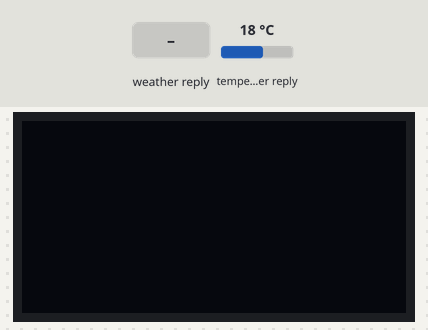
A sketch run on a simulated ESP32. Parts: 128×64 one-colour display. The test bench sets the inputs (shaded band); at power-on: temperature in the weather reply 18 °C. WiFi joins after 1.5 s; servers stay silent unless stated; web services answer with replies made up by the test bench; what the sketch prints to the serial monitor is not drawn.

Above: at 2.7 s.
2.8 s: weather in the web reply set to Clear
At 13.0 s:
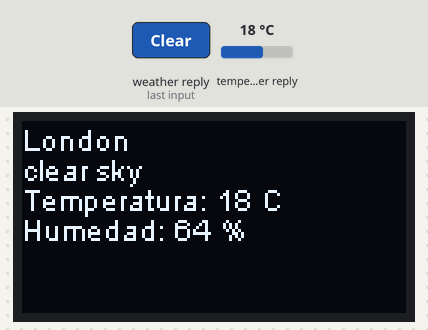
13.3 s: weather in the web reply set to Clouds
At 22.8 s:
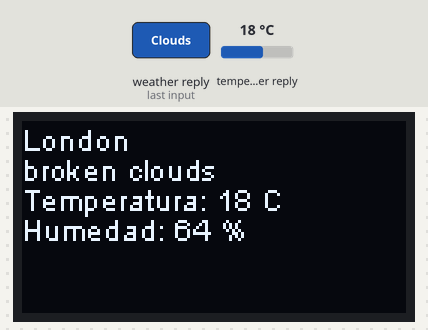
23.6 s: weather in the web reply set to Rain
At 32.7 s:
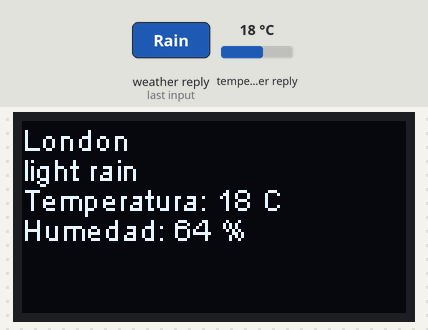
33.9 s: weather in the web reply set to Snow
At 43.7 s:
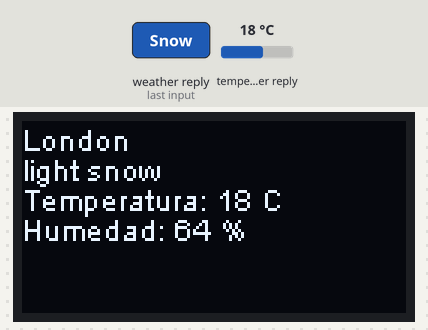
44.1 s: weather in the web reply set to Thunderstorm
At 53.6 s:
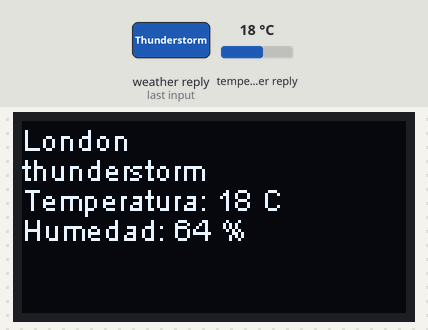
54.4 s: weather in the web reply set to Mist
At 64.7 s:
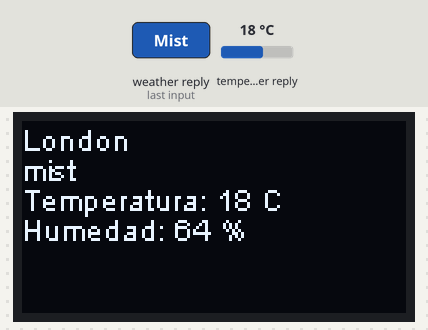
Timing chart, 0 to 65.7 s (numbered marks = the images above; inputs shaded):
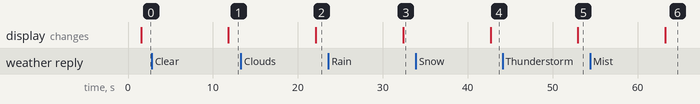

Measured:
- after the input at 2.8 s, the display: changes after 9.0 s (image 1)
- after the input at 13.3 s, the display: changes after 8.8 s (image 2)
- after the input at 23.6 s, the display: changes after 8.8 s (image 3)
- after the input at 33.9 s, the display: changes after 8.8 s (image 4)
- after the input at 44.1 s, the display: changes after 8.9 s (image 5)
- after the input at 54.4 s, the display: changes after 8.9 s (image 6)

The sketch:

ESP32_Weather_OLED.ino
```cpp
#include <WiFi.h>
#include <ArduinoJson.h>
#include "SSD1306.h"

const char* ssid     = "";
const char* password = "";

const char* host = "api.openweathermap.org";
// City ID
const char *id = "3526617";
// API Key
const char* privateKey = "";

IPAddress local_IP(192, 168, 0, 249);
IPAddress gateway(192, 168, 0, 1);
IPAddress subnet(255, 255, 255, 0);
IPAddress primaryDNS(8, 8, 8, 8); //optional
IPAddress secondaryDNS(8, 8, 4, 4); //optional

SSD1306  display(0x3c, 5, 4);

void setup(){
  Serial.begin(115200);
  delay(10);

  // We start by connecting to a WiFi network
  if (!WiFi.config(local_IP, gateway, subnet, primaryDNS, secondaryDNS)) {
    Serial.println("STA Failed to configure");
  }

  Serial.print("Connecting to ");
  Serial.println(ssid);

  WiFi.begin(ssid, password);

  while (WiFi.status() != WL_CONNECTED) {
      delay(500);
      Serial.print(".");
  }

  Serial.println("");
  Serial.println("WiFi connected!");
  Serial.print("IP address: ");
  Serial.println(WiFi.localIP());
  Serial.print("ESP Mac Address: ");
  Serial.println(WiFi.macAddress());
  Serial.print("Subnet Mask: ");
  Serial.println(WiFi.subnetMask());
  Serial.print("Gateway IP: ");
  Serial.println(WiFi.gatewayIP());
  Serial.print("DNS: ");
  Serial.println(WiFi.dnsIP());

  display.init();
  display.flipScreenVertically();
  display.setFont(ArialMT_Plain_10);
}

void loop(){
  delay(10000);
  display.clear();

  Serial.print("connecting to ");
  Serial.println(host);

  // Use WiFiClient class to create TCP connections
  WiFiClient client;
  const int httpPort = 80;
  if (!client.connect(host, httpPort)) {
    Serial.println("connection failed");
    return;
  }

  // Create a URI for the request
  String url = "/data/2.5/weather?id=";
  url += id;
  url += "&lang=es&units=metric&APPID=";
  url += privateKey;

  Serial.print("Requesting URL: ");
  Serial.println(url);

  // This will send the request to the server
  client.print(String("GET ") + url + " HTTP/1.1\r\n" +
               "Host: " + host + "\r\n" +
               "Connection: close\r\n\r\n");

  unsigned long timeout = millis();
  while (client.available() == 0) {
    if (millis() - timeout > 5000) {
      Serial.println(">>> Client Timeout !");
      client.stop();
      return;
    }
  }

  // Check HTTP status
  char status[32] = {0};
  client.readBytesUntil('\r', status, sizeof(status));
  if (strcmp(status, "HTTP/1.1 200 OK") != 0) {
    Serial.print(F("Unexpected response: "));
    Serial.println(status);
    return;
  }

  // Skip HTTP headers
  char endOfHeaders[] = "\r\n\r\n";
  if (!client.find(endOfHeaders)) {
    Serial.println(F("Invalid response"));
    return;
  }

  parseJson(client);
}

void parseJson(WiFiClient jsonString){
  const size_t bufferSize =
      JSON_ARRAY_SIZE(1)
      + JSON_OBJECT_SIZE(1)
      + 2*JSON_OBJECT_SIZE(2)
      + 2*JSON_OBJECT_SIZE(4)
      + JSON_OBJECT_SIZE(7)
      + JSON_OBJECT_SIZE(11) //raiz
      + 430;

  //Reserva memoria
  DynamicJsonBuffer jsonBuffer(bufferSize);
  JsonObject& root = jsonBuffer.parseObject(jsonString);
  if (!root.success()){
    Serial.println("ParseObject() failed");
    return;
  }

  JsonObject& main = root["main"];
  display.setFont(ArialMT_Plain_10);
  display.drawString(0, 0, root["name"].as<char*>());

  JsonObject& weather = root["weather"][0];
  String weather_description = weather["description"];
  byte temperatura = (byte)main["temp"];
  byte humedad = main["humidity"];

  display.drawString(0, 10, weather_description);
  display.drawString(0, 20, "Temperatura: " + String(temperatura) + " C");
  display.drawString(0, 30, "Humedad: " + String(humedad) + " %");
  display.display();
}
```
